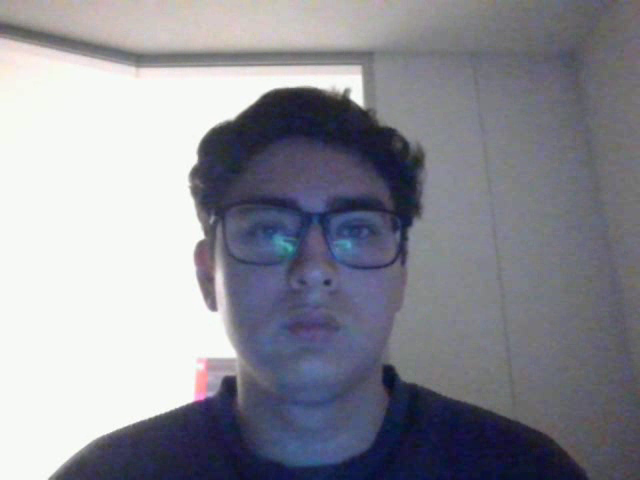
#> input picture frame 34 of video entrenamiento/LEONARDO_xD/LEONARDO_xD.mp4, 640 x 480 px, given in place of the camera
$ python main.py
#> lines starting #> are read from the running program, lines starting #| are printed output that depends on the picture; after the words box and inside, x2 and y2 are one past the last pixel; in counts of white or black regions, pixels touching at a corner belong together
#> the answer given: frames entrenamiento/LEONARDO_xD/LEONARDO_xD_0.jpg
### funciones/funciones.py
import os
import sys
import cv2
import imutils
import threading
import time
import numpy as np
#from moviepy.editor import TextClip, CompositeVideoClip
from tensorflow.keras.preprocessing.image import ImageDataGenerator
from sklearn.model_selection import train_test_split

rutaReal = sys.path.append(os.path.join(os.path.dirname(__file__), 'funciones'))

#sys.path.append(os.path.join(os.path.dirname(__file__), 'librerias'))
clasificadorRostros = cv2.CascadeClassifier(cv2.data.haarcascades + 'haarcascade_frontalface_default.xml')
#gray = cv2.cvtColor(image, cv2.COLOR_BAYER_BG2GRAY)

# Variables globales
labels = []
faceData = []
label = 0

"""datagen = ImageDataGenerator(
    rotation_range=10,
    width_shift_range=0.1,
    height_shift_range=0.1,
    brightness_range=[0.8, 1.2]
)"""

def validarCarpeta(ruta):
    if not os.path.exists(ruta):
        return False
    else:
        return True

def crearCarpeta(ruta, carpeta):
    if not validarCarpeta(ruta + "/" + carpeta):
        os.makedirs(ruta + "/" + carpeta)
        print(f"Carpeta '{carpeta}' creada con exito")
    else:
        print("Si Existe")
    return ruta + "/" + carpeta

# [40 lines left out: functions crearArchivo, crearFrames, not called in this run]

def grabarVideo(cap, ruta, nombre):
    global grabar

    full_path = f'{ruta}/{nombre}.mp4'

    #fourcc = cv2.VideoWriter_fourcc(*'XVID')
    fourcc = cv2.VideoWriter_fourcc(*'mp4v')
    out = cv2.VideoWriter(f'{full_path}', fourcc, 20.0, (int(cap.get(3)), int(cap.get(4))))

    start_time = time.time()
    while grabar:
        ret, frame = cap.read()
        if not ret:
            break
        out.write(frame)
        if time.time() - start_time > 20:
            break

    out.release()
    video = cv2.VideoCapture(full_path)
    crearFrames(ruta, nombre, video)
    print("Grabación detenida")

def abrirCamaraGrabar(ruta, nombre):
#> called with ruta = './video entrenamiento'
    global grabar

    # Crear carpeta para guardar el video
    videoRuta = crearCarpeta(ruta, nombre)

    # Inicia la captura de video desde la cámara predeterminada (cámara 0)
    cap = cv2.VideoCapture(0)

    if not cap.isOpened():
        print("No se pudo abrir la cámara.")
        return

    # Iniciar la grabación en un hilo separado
    grabar = True
    grabar_thread = threading.Thread(target=grabarVideo, args=(cap, videoRuta, nombre))
    grabar_thread.start()

    tiempo_inicio = time.time()  # Tiempo de inicio

    while True:
        # Captura frame por frame
        ret, frame = cap.read()
#> frame is the input picture: shape (480, 640, 3); mean B, G, R 149.7, 140.4, 139.8

        if not ret:
            print("No se pudo recibir el frame (¿se ha desconectado la cámara?).")
            break

        # Convertir a escala de grises para detección de rostros
        gray = cv2.cvtColor(frame, cv2.COLOR_BGR2GRAY)
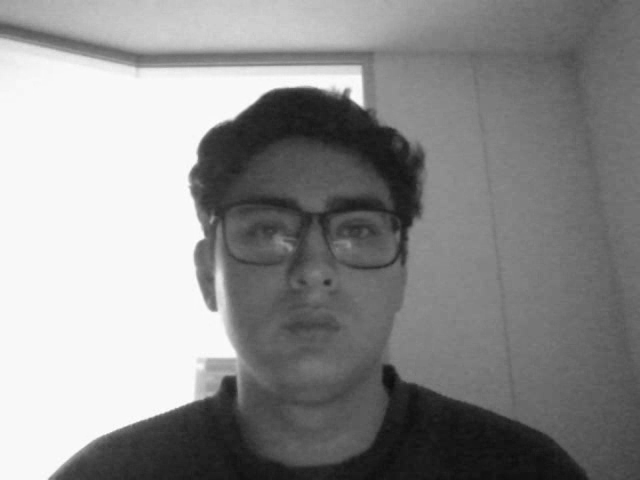
#> gray: shape (480, 640); min 11, max 255, mean 141.3
        rostros = clasificadorRostros.detectMultiScale(gray, 1.3, 5)
#> rostros = [[196, 131, 231, 231]]

        # Dibujar un cuadro verde alrededor de cada rostro detectado
        for (x, y, w, h) in rostros:
            cv2.rectangle(frame, (x, y), (x+w, y+h), (0, 255, 0), 2)
#> this loop made 1 pass
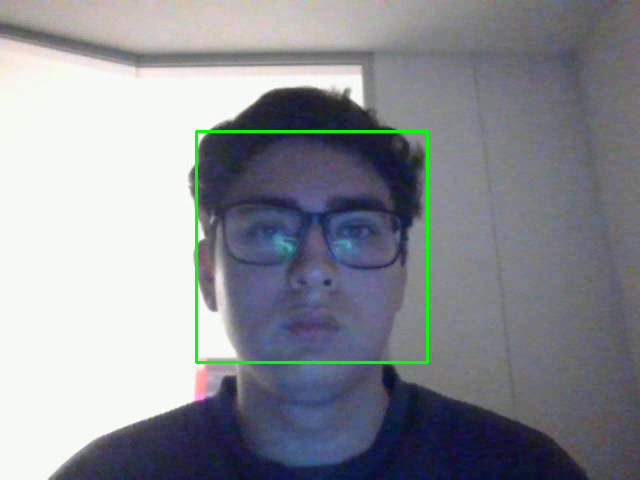
#> frame: shape (480, 640, 3); 0.9% of pixels changed, all inside (x1, y1, x2, y2) = (195, 130, 429, 364)

        # Muestra el frame en una ventana
        cv2.imshow('Video en vivo', frame)

        # Si se presiona la tecla 'q', se sale del bucle
        if cv2.waitKey(1) & 0xFF == ord('q'):
#> (key q is pressed here)
            break

        # Si han pasado más de 10 segundos, se sale del bucle
        if time.time() - tiempo_inicio > 20:
            print("Tiempo límite alcanzado. Cerrando cámara.")
            break

    # Detener la grabación
    grabar = False
    grabar_thread.join()

    # Libera el objeto de captura y cierra las ventanas
    cap.release()
    cv2.destroyAllWindows()

# [277 lines left out: functions abrirCamaraReconocimiento, entrenamientoReconocimientoRostro, reconocimiento, not called in this run]

### main.py
import os
import sys
sys.path.append(os.path.join(os.path.dirname(__file__), 'funciones'))


#Importaciones archivos para el proyecto
import funciones as fn

personName = input("Escribe tu nombre: ")

dataPath =  './video entrenamiento'
# [5 lines of commented-out code are left out]
fn.abrirCamaraGrabar(dataPath, personName)

$ run again, starting later in the video
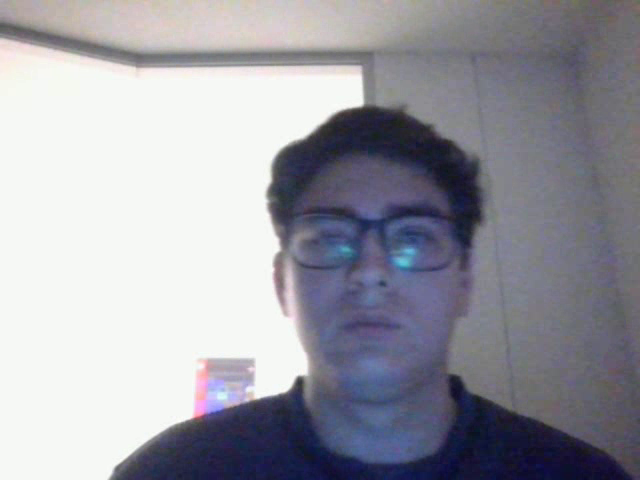
#> input picture frame 261 of video entrenamiento/LEONARDO_xD/LEONARDO_xD.mp4, 640 x 480 px, given in place of the camera
#> in abrirCamaraGrabar, frame is the input picture: shape (480, 640, 3); mean B, G, R 163.7, 155, 154.9
#> in abrirCamaraGrabar, `gray = cv2.cvtColor(frame, cv2.COLOR_BGR2GRAY)`:
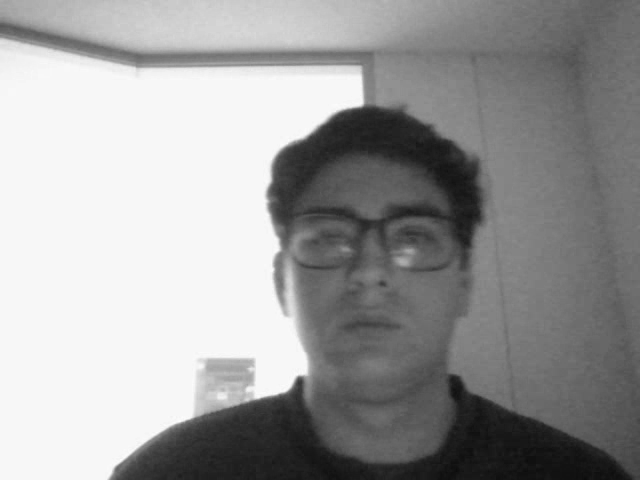
#> gray: shape (480, 640); min 11, max 252, mean 156
#> rostros = [[264, 148, 208, 208]]
#> the loop in abrirCamaraGrabar, `for (x, y, w, h) in rostros:` made 1 pass
#> after the loop in abrirCamaraGrabar, `for (x, y, w, h) in rostros:`:
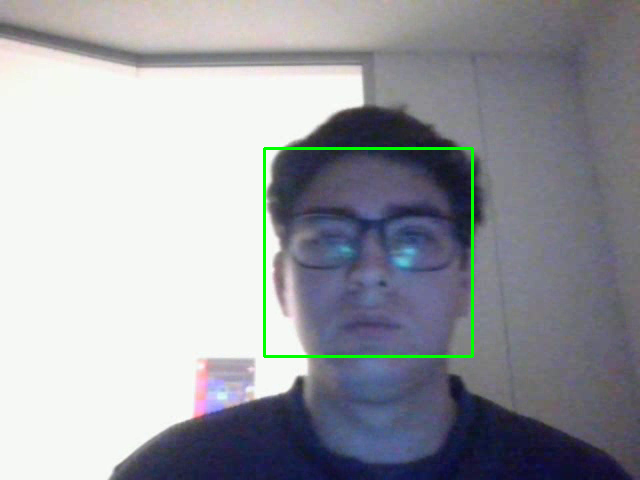
#> frame: shape (480, 640, 3); 0.81% of pixels changed, all inside (x1, y1, x2, y2) = (263, 147, 474, 358)
